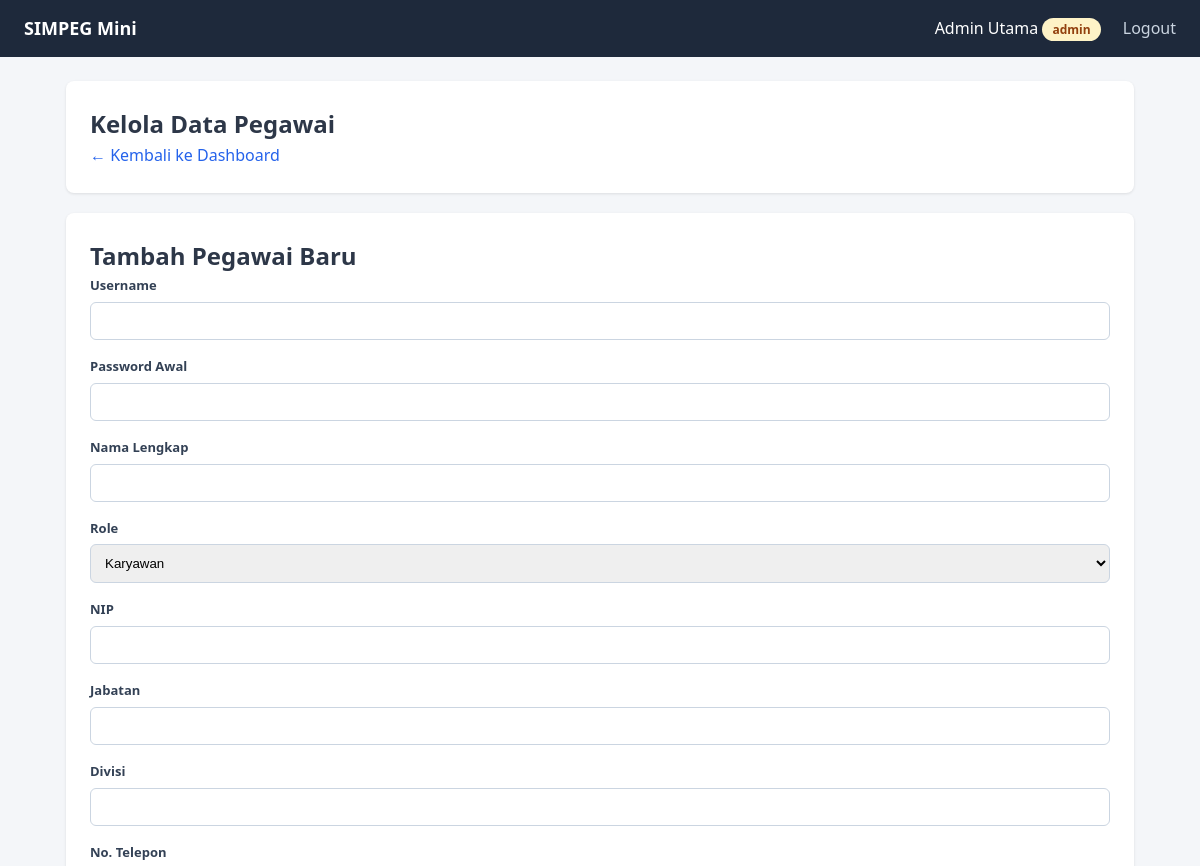
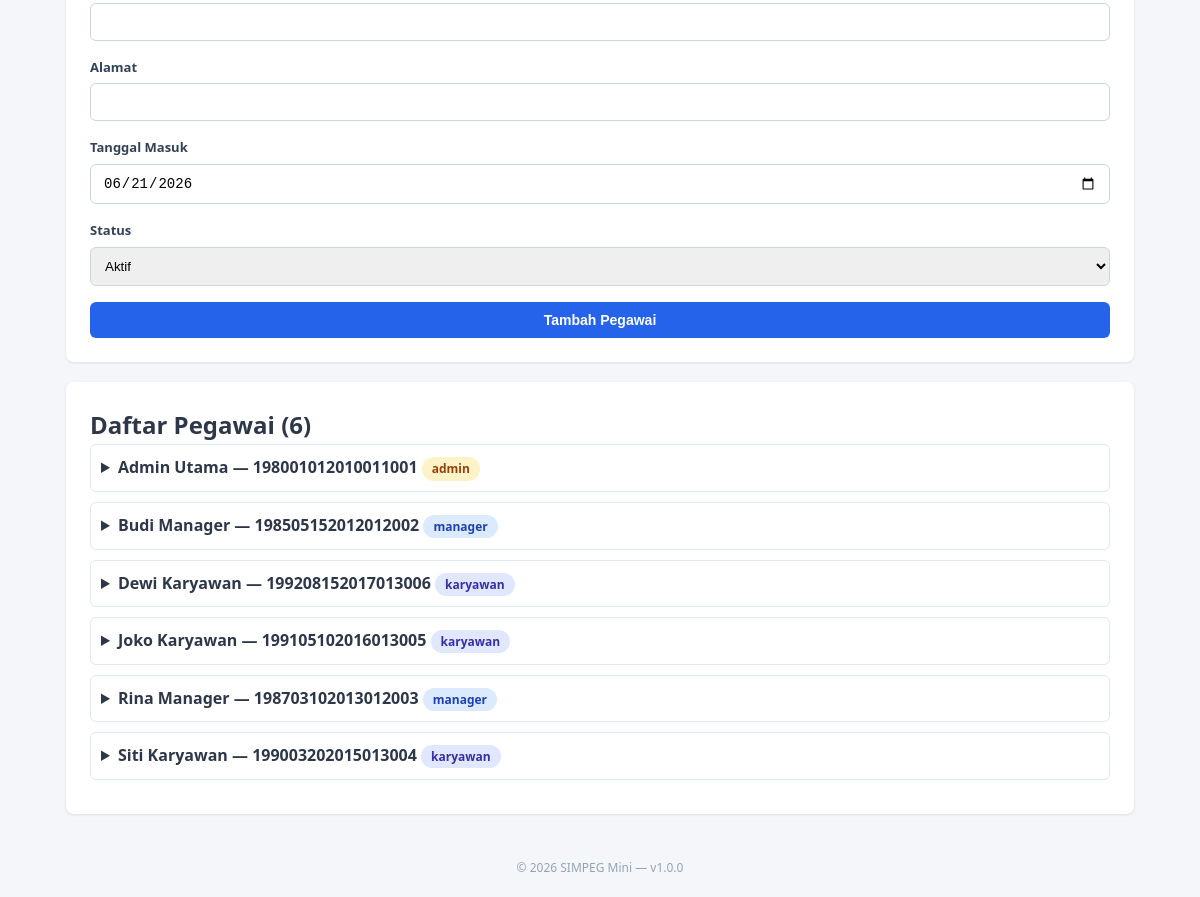
Page /modules/admin/pegawai.php (signed in) on the committed database (2 pictures, top to bottom).
### tables this page shows
CREATE TABLE pegawai (
    id              INT AUTO_INCREMENT PRIMARY KEY,
    user_id         INT NOT NULL,
    nip             VARCHAR(30) NOT NULL UNIQUE,
    jabatan         VARCHAR(100) NOT NULL,
    divisi          VARCHAR(100) NOT NULL,
    no_telepon      VARCHAR(20) NULL,
    alamat          TEXT NULL,
    tanggal_masuk   DATE NULL,
    status          ENUM('aktif', 'nonaktif', 'cuti') NOT NULL DEFAULT 'aktif',
    created_at      TIMESTAMP NOT NULL DEFAULT CURRENT_TIMESTAMP,
    updated_at      TIMESTAMP NOT NULL DEFAULT CURRENT_TIMESTAMP ON UPDATE CURRENT_TIMESTAMP,
    CONSTRAINT fk_pegawai_user
        FOREIGN KEY (user_id) REFERENCES users(id)
        ON DELETE CASCADE
);

CREATE TABLE users (
    id              INT AUTO_INCREMENT PRIMARY KEY,
    username        VARCHAR(50)  NOT NULL UNIQUE,
    password        VARCHAR(255) NOT NULL,         
    nama_lengkap    VARCHAR(100) NOT NULL,
    role            ENUM('admin', 'manager', 'karyawan') NOT NULL DEFAULT 'karyawan',
    failed_attempts INT NOT NULL DEFAULT 0,
    locked_until    DATETIME NULL,
    remember_token  VARCHAR(255) NULL,
    remember_expires DATETIME NULL,
    created_at      TIMESTAMP NOT NULL DEFAULT CURRENT_TIMESTAMP,
    updated_at      TIMESTAMP NOT NULL DEFAULT CURRENT_TIMESTAMP ON UPDATE CURRENT_TIMESTAMP
);

### classes/Pegawai.php (called while the page is built, shortened)
<?php
class Pegawai
{
    private mysqli $db;
    public function __construct(mysqli $db)
    {
        $this->db = $db;
    }
    public function getAll(): array
    {
        $result = $this->db->query(
            "SELECT p.*, u.username, u.nama_lengkap, u.role
             FROM pegawai p
             JOIN users u ON u.id = p.user_id
             ORDER BY u.nama_lengkap"
        );
        return $result->fetch_all(MYSQLI_ASSOC);
    }
}

### includes/functions.php (called while the page is built, shortened)
<?php
function e(?string $text): string
{
    return htmlspecialchars($text ?? '', ENT_QUOTES, 'UTF-8');
}

### modules/admin/pegawai.php (the view, shortened to what this page needs)
<?php
require_once __DIR__ . '/../../bootstrap.php';
$pegawaiModel = new Pegawai($db);
$allPegawai = $pegawaiModel->getAll();
require_once __DIR__ . '/../../includes/header.php';
?>
<div class="card">
    <h2>Kelola Data Pegawai</h2>
    <p><a href="<?= BASE_URL ?>/modules/admin/dashboard.php">&larr; Kembali ke Dashboard</a></p>
</div>
<div class="card">
    <h2>Tambah Pegawai Baru</h2>
    <form method="POST" action="">
        <div class="form-group"><label>Username</label><input type="text" name="username" required></div>
        <div class="form-group"><label>Password Awal</label><input type="text" name="password" required minlength="6"></div>
        <div class="form-group"><label>Nama Lengkap</label><input type="text" name="nama_lengkap" required></div>
        <div class="form-group">
            <label>Role</label>
            <select name="role" style="width:100%; padding:10px; border:1px solid #cbd5e1; border-radius:6px;">
                <option value="karyawan">Karyawan</option>
            </select>
        </div>
        <div class="form-group"><label>NIP</label><input type="text" name="nip" required></div>
        <div class="form-group"><label>Jabatan</label><input type="text" name="jabatan" required></div>
        <div class="form-group"><label>Divisi</label><input type="text" name="divisi" required></div>
        <div class="form-group"><label>No. Telepon</label><input type="text" name="no_telepon"></div>
        <div class="form-group"><label>Alamat</label><input type="text" name="alamat"></div>
        <div class="form-group"><label>Tanggal Masuk</label><input type="date" name="tanggal_masuk" value="<?= date('Y-m-d') ?>"></div>
        <div class="form-group">
            <label>Status</label>
            <select name="status" style="width:100%; padding:10px; border:1px solid #cbd5e1; border-radius:6px;">
                <option value="aktif">Aktif</option>
            </select>
        </div>
        <button type="submit" class="btn">Tambah Pegawai</button>
    </form>
</div>
<div class="card">
    <h2>Daftar Pegawai (<?= count($allPegawai) ?>)</h2>
    <?php foreach ($allPegawai as $p): ?>
        <details style="margin-bottom:10px; border:1px solid #e2e8f0; border-radius:6px; padding:10px;">
            <summary style="cursor:pointer; font-weight:600;">
                <?= e($p['nama_lengkap']) ?> — <?= e($p['nip']) ?>
                <span class="badge badge-<?= e($p['role']) ?>"><?= e($p['role']) ?></span>
            </summary>
        </details>
    <?php endforeach; ?>
</div>
<?php require_once __DIR__ . '/../../includes/footer.php'; ?>

### assets/css/style.css (style rules this page uses)
* { margin: 0; padding: 0; box-sizing: border-box; }
body { font-family: 'Segoe UI', Tahoma, Geneva, Verdana, sans-serif; background-color: #f4f6f9; color: #2d3748; line-height: 1.6; }
a { text-decoration: none; color: #2563eb; }
.card { background: #fff; border-radius: 8px; box-shadow: 0 1px 3px rgba(0, 0, 0, 0.1); padding: 24px; margin-bottom: 20px; }
.form-group { margin-bottom: 16px; }
.form-group label { display: block; font-size: 13px; font-weight: 600; margin-bottom: 6px; color: #334155; }
.form-group input { width: 100%; padding: 10px 12px; border: 1px solid #cbd5e1; border-radius: 6px; font-size: 14px; }
.btn { display: inline-block; width: 100%; padding: 10px 14px; background-color: #2563eb; color: #fff; border: none; border-radius: 6px; font-size: 14px; font-weight: 600; cursor: pointer; }
.badge { display: inline-block; padding: 2px 10px; border-radius: 999px; font-size: 12px; font-weight: 600; }
.badge-admin { background: #fef3c7; color: #92400e; }
.badge-manager { background: #dbeafe; color: #1e40af; }
.badge-karyawan { background: #e0e7ff; color: #3730a3; }

### rows in the picture
pegawai: user.nama_lengkap "Admin Utama", nip "198001012010011001", user.role "admin"
pegawai: user.nama_lengkap "Budi Manager", nip "198505152012012002", user.role "manager"
pegawai: user.nama_lengkap "Dewi Karyawan", nip "199208152017013006", user.role "karyawan"
pegawai: user.nama_lengkap "Joko Karyawan", nip "199105102016013005", user.role "karyawan"
pegawai: user.nama_lengkap "Rina Manager", nip "198703102013012003", user.role "manager"
pegawai: user.nama_lengkap "Siti Karyawan", nip "199003202015013004", user.role "karyawan"

### other values in the picture
APP_NAME "SIMPEG Mini"
$_SESSION['nama_lengkap'] "Admin Utama"
$_SESSION['role'] "admin"
count($allPegawai) "6"
APP_VERSION "1.0.0"
